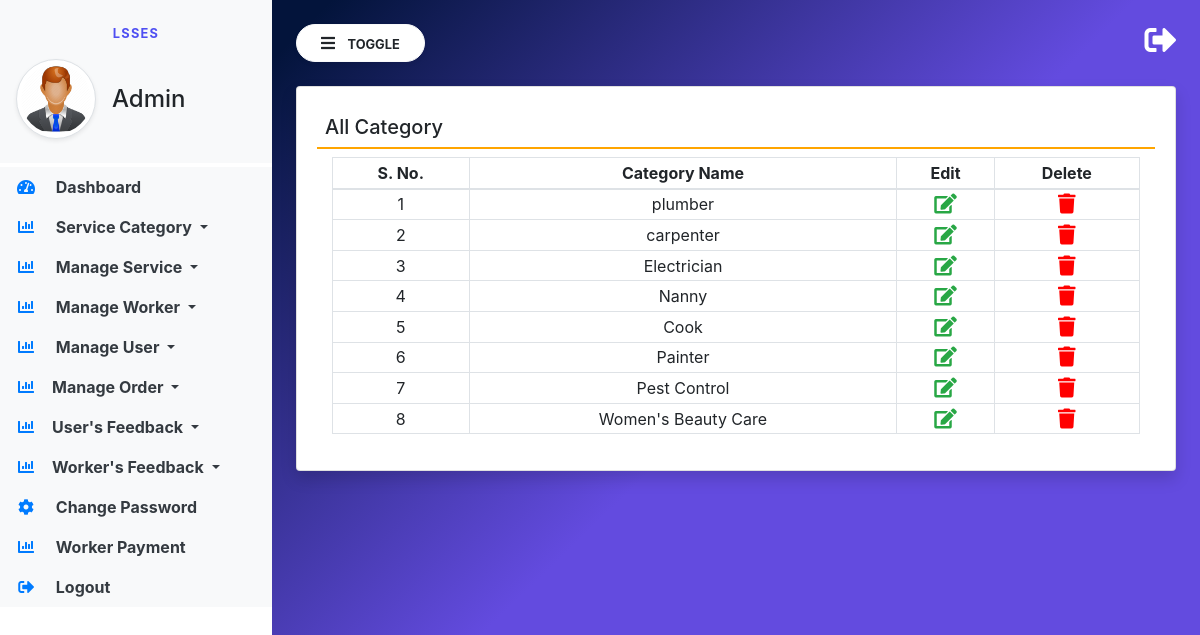
The page /view-category/ on the database its author committed.
### LocalApp/models.py (models this page shows, shortened)
class Category(models.Model):
    name = models.CharField(max_length=100, null=True, blank=True)

### LocalApp/views.py (the view)
# urls.py: path('view-category/', view_category, name="view_category"),
def view_category(request):
    category = Category.objects.all()
    return render(request, 'view_category.html', locals())

### LocalApp/templates/view_category.html (shortened to what this page needs)
{% extends 'admin_base.html' %}
{% block main  %}
<div class="card shadow">
    <div class="card-body">
        <h5 class="p-2" style="border-bottom: 2px solid orange;">All Category</h5>
        <div class="container-fluid">
            <table class="table table-bordered table-sm" id="example">
                <thead>
                <tr>
                    <th>S. No.</th>
                    <th>Category Name</th>
                    <th>Edit</th>
                    <th>Delete</th>
                </tr>
                </thead>
                <tbody>
                {% for i in category %}
                <tr>
                    <td>{{forloop.counter}}</td>
                    <td>{{i.name}}</td>
                    <td>
                        <a href="/edit-category/{{i.id}}/" class="text-success"><i class="fa fa-edit"></i></a></id>
                        <td>
                        <a href="/delete-category/{{i.id}}/" class="text-danger"
                           onclick="return confirm('Are You Sure?')"><i class="fa fa-trash"></i></a></td>
                </tr>
                {% endfor %}
                </tbody>
            </table>
        </div>
    </div>
</div>
{% endblock %}

### LocalApp/static/css/sidebar.css (style rules this page uses)
body { background-image : linear-gradient(135.9deg,rgb(3, 20, 59) 16.4%,rgb(99, 75, 223) 56.1%); min-height:100vh; }

### LocalApp/templates/view_category.html (style rules this page uses)
.table { text-align:center; font-style:bold; }
.fa-edit { font-size:20px; }
.fa-trash { font-size:20px; color:red; }

### rows shown on the page
Category: name "plumber"
Category: name "carpenter"
Category: name "Electrician"
Category: name "Nanny"
Category: name "Cook"
Category: name "Painter"
Category: name "Pest Control"
Category: name "Women's Beauty Care"
